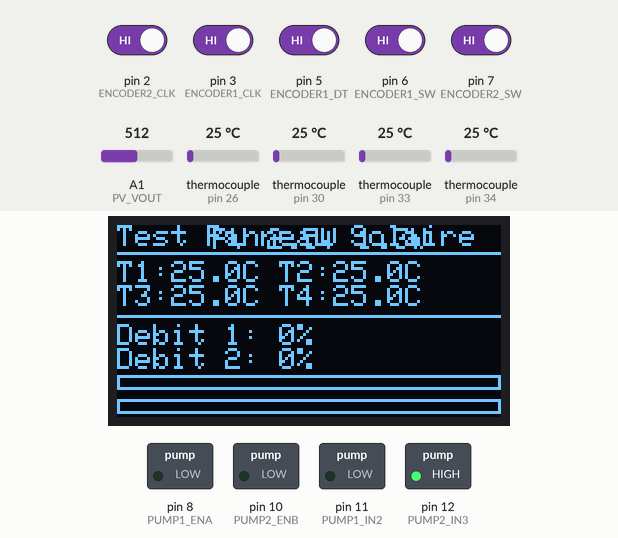
This sketch was run on a simulated Arduino Mega 2560, built with avr-gcc and run on an emulated ATmega2560. Shown: 128×64 one-colour display, switched loads named in the sketch (green lamp = pin HIGH). The test bench sets the inputs (shaded band); at power-on: pin 2 (ENCODER2_CLK), pin 3 (ENCODER1_CLK), pin 5 (ENCODER1_DT), pin 6 (ENCODER1_SW), pin 7 (ENCODER2_SW) HIGH, thermocouple (sensors on pin 26, pin 30, pin 33, pin 34) 25 °C, A1 (PV_VOUT) = 512. The local clock reads 2024-03-15 10:24:30 at power-on unless the sketch sets it; storage starts empty; pins used as bus, display or sensor lines are not drawn; what the sketch prints to the serial monitor is not drawn.

Above: at 3.3 s.
3.4 s: pin 3 (ENCODER1_CLK) driven LOW
At 5.1 s:
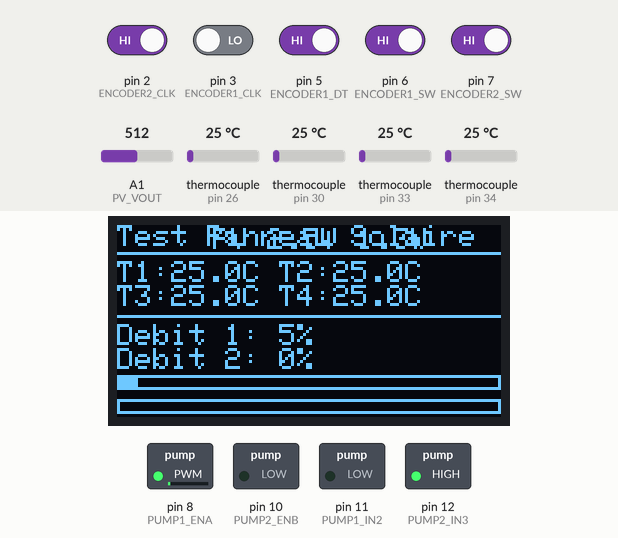
5.9 s: pin 6 (ENCODER1_SW) driven LOW
At 7.8 s:
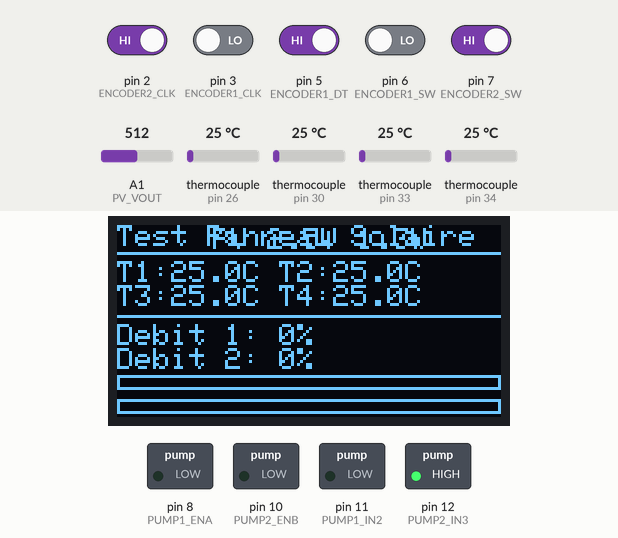
8.1 s: thermocouple (sensor on pin 26) set to 6 °C
At 9.6 s:
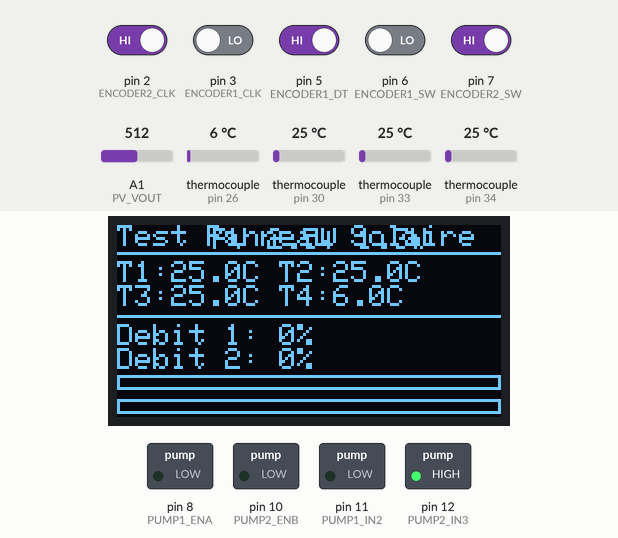
10.3 s: thermocouple (sensor on pin 30) set to 6 °C
At 12.2 s:
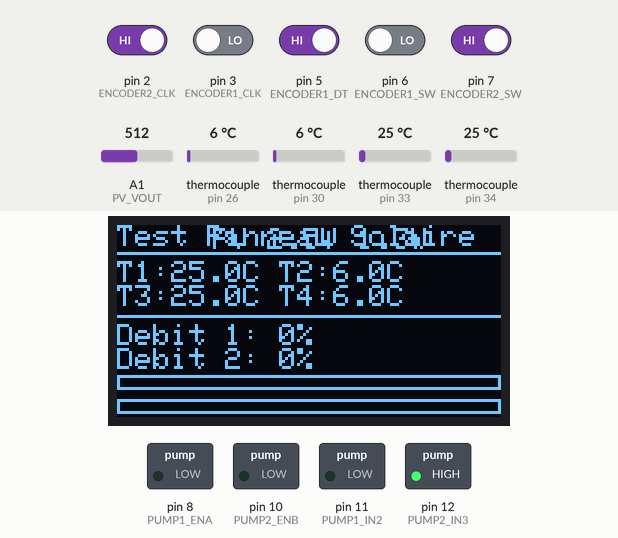
12.5 s: thermocouple (sensor on pin 33) set to 6 °C
At 14.0 s:
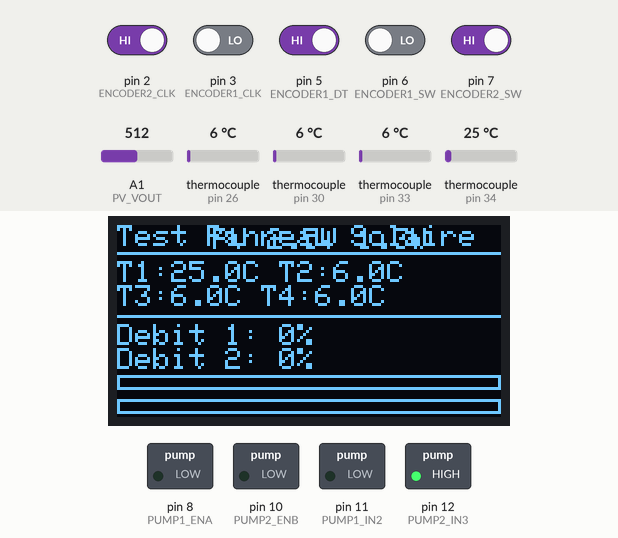
14.7 s: thermocouple (sensor on pin 34) set to 6 °C
At 16.7 s:
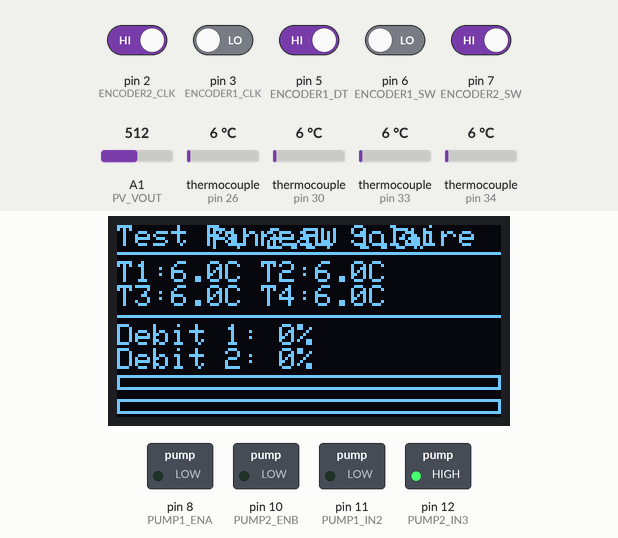
Timing chart, 0 to 17.9 s (numbered marks = the images above; inputs shaded):
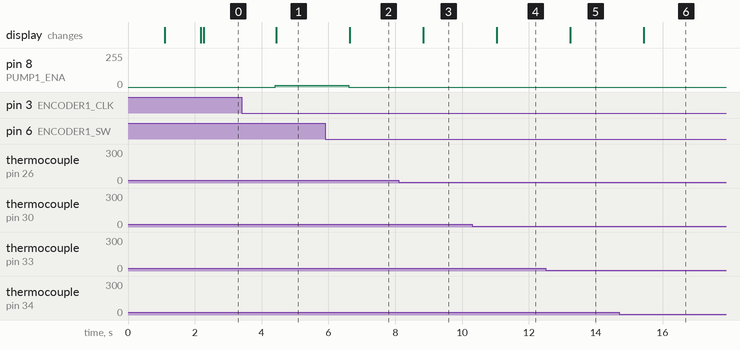

Measured:
- after the input at 3.4 s, pin 8 (PUMP1_ENA): 0/255 → 12/255 after 1.0 s; the display: changes after 1.0 s (image 1)
- after the input at 5.9 s, pin 8 (PUMP1_ENA): 12/255 → 0/255 after 0.70 s; the display: changes after 0.74 s (image 2)
- after the input at 8.1 s, the display: changes after 0.74 s (image 3)
- after the input at 10.3 s, the display: changes after 0.74 s (image 4)
- after the input at 12.5 s, the display: changes after 0.74 s (image 5)
- after the input at 14.7 s, the display: changes after 0.74 s (image 6)

The sketch:

boitier_test.ino
```cpp
/**
 * Projet_Solaire_Thermique - Boîtier de test pour panneau solaire thermique
 *
 * Ce programme permet de:
 * - Mesurer 4 températures avec des thermocouples K + modules MAX6675
 * - Lire et contrôler 2 débits via des encodeurs rotatifs KY-040
 * - Piloter 2 pompes DC via un driver L298N
 * - Afficher les valeurs sur un écran OLED I2C
 * - Enregistrer les données sur une carte SD
 * - Mesurer la tension et la puissance du panneau solaire
 *
 * Matériel: Arduino Mega 2560
 */

// Inclusion des bibliothèques système
#include <Arduino.h>
#include <SPI.h>
#include <Wire.h>
#include <RTClib.h>

// Inclusion des fichiers d'en-tête du projet
#include "hardware.h"
#include "sensors.h"
#include "pumps.h"
#include "encoders.h"
#include "display.h"
#include "sdlogger.h"
#include "power.h"

// Définition des constantes
#define SERIAL_BAUD 115200
#define LOG_INTERVAL 1000  // Intervalle d'enregistrement en ms (1s)

// Variables globales
unsigned long lastLogTime = 0;
RTC_DS3231 rtc;  // Instance de l'horloge RTC

// Fonction d'initialisation
void setup() {
  // Initialisation du port série
  Serial.begin(SERIAL_BAUD);
  Serial.println(F("Démarrage du système de test pour panneau solaire thermique..."));

  // Initialisation du matériel
  initHardware();

  // Initialisation des composants
  initSensors();
  initPumps();
  initEncoders();
  initPower();

  // Initialisation de l'affichage
  if (!initDisplay()) {
    Serial.println(F("Erreur d'initialisation de l'écran OLED"));
  }

  // Initialisation de la carte SD
  if (!initSDLogger()) {
    Serial.println(F("Erreur d'initialisation de la carte SD"));
  }

  // Initialisation de l'horloge RTC
  if (!rtc.begin()) {
    Serial.println(F("Horloge RTC non détectée"));
  } else if (rtc.lostPower()) {
    Serial.println(F("RTC a perdu l'alimentation, réglage de l'heure à la compilation"));
    rtc.adjust(DateTime(F(__DATE__), F(__TIME__)));
  }

  Serial.println(F("Initialisation terminée"));

  // Affichage initial
  updateDisplay();
}

// Boucle principale
void loop() {
  // Lecture des capteurs
  readAllTemperatures();

  // Mesure de la puissance
  managePower();

  // Mise à jour des encodeurs et des pompes
  updateEncoders();
  updatePumps();

  // Mise à jour de l'affichage
  updateDisplay();

  // Enregistrement périodique des données
  unsigned long currentMillis = millis();
  if (currentMillis - lastLogTime >= LOG_INTERVAL) {
    lastLogTime = currentMillis;

    // Obtention de l'horodatage
    String timestamp;
    DateTime now;

    if (rtc.begin()) {
      now = rtc.now();
      char dateTimeBuffer[20];
      sprintf(dateTimeBuffer, "%04d-%02d-%02d %02d:%02d:%02d",
              now.year(), now.month(), now.day(),
              now.hour(), now.minute(), now.second());
      timestamp = String(dateTimeBuffer);
    } else {
      // Utilisation de millis() si RTC non disponible
      timestamp = String(currentMillis / 1000);
    }

    // Enregistrement des données sur la carte SD
    logData(timestamp);

    // Affichage des données sur le port série (pour débogage)
    printSensorData();

    // Affichage des données de puissance
    Serial.print(F("Tension PV: "));
    Serial.print(getTensionPV());

    Serial.print(F("V, Puissance PV: "));
    Serial.print(getPuissancePV());
    Serial.println(F("W"));
  }

  // Courte pause pour éviter une utilisation excessive du processeur
  delay(1000);
}
```

display.cpp
```cpp
/**
 * display.cpp - Implémentation de la gestion de l'écran OLED
 */

 #include <Arduino.h>
 #include "hardware.h"
 #include "display.h"
 #include "sensors.h"
 #include "encoders.h"
 #include "power.h"

 // Instance de l'écran OLED
 Adafruit_SSD1306 display(SCREEN_WIDTH, SCREEN_HEIGHT, &Wire, OLED_RESET);

 /**
  * Initialise l'écran OLED
  * @return true si l'initialisation est réussie, false sinon
  */
 bool initDisplay() {
   // Initialisation de l'écran OLED
   if (!display.begin(SSD1306_SWITCHCAPVCC, OLED_ADDRESS)) {
     Serial.println(F("Échec d'initialisation de l'écran SSD1306"));
     return false;
   }

   // Configuration initiale de l'écran
   display.clearDisplay();
   display.setTextSize(1);
   display.setTextColor(SSD1306_WHITE);
   display.setCursor(0, 0);
   display.println(F("Boitier test solaire"));
   display.println(F("Initialisation..."));
   display.display();

   delay(1000);  // Pause pour afficher le message d'initialisation

   Serial.println(F("Écran OLED initialisé"));
   return true;
 }

 /**
  * Met à jour l'affichage avec les données actuelles
  */
 void updateDisplay() {
   display.clearDisplay();
   display.setTextSize(1);
   display.setTextColor(SSD1306_WHITE);
   display.setCursor(0, 0);

   // Affichage du titre
   display.println(F("Test Panneau Solaire"));
   display.drawLine(0, 9, display.width(), 9, SSD1306_WHITE);

   // Affichage des températures
   display.setCursor(0, 12);
   display.print(F("T1:"));
   display.print(temperatures[0], 1);
   display.print(F("C "));

   display.print(F("T2:"));
   display.print(temperatures[1], 1);
   display.println(F("C"));

   display.print(F("T3:"));
   display.print(temperatures[2], 1);
   display.print(F("C "));

   display.print(F("T4:"));
   display.print(temperatures[3], 1);
   display.println(F("C"));

   // Ligne de séparation
   display.drawLine(0, 30, display.width(), 30, SSD1306_WHITE);

   // Affichage des débits (valeurs des encodeurs)
   display.setCursor(0, 33);
   display.print(F("Debit 1: "));
   display.print(getEncoderValue(0));
   display.println(F("%"));

   display.print(F("Debit 2: "));
   display.print(getEncoderValue(1));
   display.println(F("%"));

   // Barre de progression pour le débit 1
   display.drawRect(0, 50, 128, 5, SSD1306_WHITE);
   int width1 = map(getEncoderValue(0), 0, 100, 0, 126);
   display.fillRect(1, 51, width1, 3, SSD1306_WHITE);

   // Barre de progression pour le débit 2
   display.drawRect(0, 58, 128, 5, SSD1306_WHITE);
   int width2 = map(getEncoderValue(1), 0, 100, 0, 126);
   display.fillRect(1, 59, width2, 3, SSD1306_WHITE);

   // Ajout des mesures de puissance
   if (tensionPV > 0) {
     display.setCursor(32, 1);
     display.print(F("PV:"));
     display.print(tensionPV, 1);
     display.print(F("V "));
     display.print(puissancePV, 1);
     display.print(F("W"));
   }

   // Mise à jour de l'affichage
   display.display();
 }

 /**
  * Affiche un message d'erreur sur l'écran
  * @param message Message d'erreur à afficher
  */
 void displayError(const char* message) {
   display.clearDisplay();
   display.setTextSize(1);
   display.setTextColor(SSD1306_WHITE);
   display.setCursor(0, 0);

   display.println(F("ERREUR:"));
   display.println();
   display.println(message);

   display.display();
 }
```

display.h
```cpp
/**
 * display.h - Gestion de l'affichage sur l'écran OLED
 */

 #ifndef DISPLAY_H
 #define DISPLAY_H

 #include <Adafruit_SSD1306.h>
 #include <Adafruit_GFX.h>

 // Prototypes des fonctions
 bool initDisplay();
 void updateDisplay();
 void displayError(const char* message);

 // Variable externe pour l'écran OLED
 extern Adafruit_SSD1306 display;

 #endif
```

encoders.cpp
```cpp
/**
 * encoders.cpp - Implémentation de la gestion des encodeurs
 */

 #include <Arduino.h>
 #include "hardware.h"
 #include "encoders.h"
 #include "pumps.h"

 // Tableau pour stocker les valeurs actuelles des encodeurs (0-100%)
 volatile uint8_t encoderValues[NUM_ENCODERS] = {0, 0};

 // Variables pour stocker l'état précédent des encodeurs
 volatile uint8_t lastEncoderState[NUM_ENCODERS] = {0, 0};
 volatile unsigned long lastDebounceTime[NUM_ENCODERS] = {0, 0};
 const unsigned long debounceDelay = 5;  // Délai anti-rebond en ms

 // Déclaration des fonctions d'interruption
 void encoder1ISR();
 void encoder2ISR();

 /**
  * Initialise les encodeurs et attache les interruptions
  */
 void initEncoders() {
   // Configuration des broches (déjà fait dans hardware.cpp)

   // Lecture de l'état initial des encodeurs
   lastEncoderState[0] = digitalRead(ENCODER1_CLK);
   lastEncoderState[1] = digitalRead(ENCODER2_CLK);

   // Attacher les interruptions (corrigé: on passe la référence, pas l'appel)
   attachInterrupt(digitalPinToInterrupt(ENCODER1_CLK), encoder1ISR, CHANGE);
   attachInterrupt(digitalPinToInterrupt(ENCODER2_CLK), encoder2ISR, CHANGE);

   Serial.println(F("Encodeurs initialisés"));
 }

 /**
  * Fonction d'interruption pour l'encodeur 1
  */
 void encoder1ISR() {
   unsigned long currentTime = millis();
   if (currentTime - lastDebounceTime[0] > debounceDelay) {
     uint8_t currentState = digitalRead(ENCODER1_CLK);
     if (currentState != lastEncoderState[0]) {
       // Si le changement d'état est détecté
       if (digitalRead(ENCODER1_DT) != currentState) {
         // Rotation dans le sens horaire
         if (encoderValues[0] < ENCODER_MAX_VALUE) {
           encoderValues[0] += ENCODER_STEP_VALUE;
           if (encoderValues[0] > ENCODER_MAX_VALUE) {
             encoderValues[0] = ENCODER_MAX_VALUE;
           }
         }
       } else {
         // Rotation dans le sens anti-horaire
         if (encoderValues[0] > ENCODER_MIN_VALUE) {
           encoderValues[0] -= ENCODER_STEP_VALUE;
           if (encoderValues[0] < ENCODER_MIN_VALUE || encoderValues[0] > 200) { // Détection de débordement
             encoderValues[0] = ENCODER_MIN_VALUE;
           }
         }
       }
       lastEncoderState[0] = currentState;
     }
     lastDebounceTime[0] = currentTime;
   }
 }

 /**
  * Fonction d'interruption pour l'encodeur 2
  */
 void encoder2ISR() {
   unsigned long currentTime = millis();
   if (currentTime - lastDebounceTime[1] > debounceDelay) {
     uint8_t currentState = digitalRead(ENCODER2_CLK);
     if (currentState != lastEncoderState[1]) {
       // Si le changement d'état est détecté
       if (digitalRead(ENCODER2_DT) != currentState) {
         // Rotation dans le sens horaire
         if (encoderValues[1] < ENCODER_MAX_VALUE) {
           encoderValues[1] += ENCODER_STEP_VALUE;
           if (encoderValues[1] > ENCODER_MAX_VALUE) {
             encoderValues[1] = ENCODER_MAX_VALUE;
           }
         }
       } else {
         // Rotation dans le sens anti-horaire
         if (encoderValues[1] > ENCODER_MIN_VALUE) {
           encoderValues[1] -= ENCODER_STEP_VALUE;
           if (encoderValues[1] < ENCODER_MIN_VALUE || encoderValues[1] > 200) { // Détection de débordement
             encoderValues[1] = ENCODER_MIN_VALUE;
           }
         }
       }
       lastEncoderState[1] = currentState;
     }
     lastDebounceTime[1] = currentTime;
   }
 }

 /**
  * Met à jour les pompes en fonction des valeurs des encodeurs
  * Cette fonction doit être appelée régulièrement dans la boucle principale
  */
 void updateEncoders() {
   // Lecture de l'état des boutons des encodeurs
   static bool lastButtonState1 = HIGH;
   static bool lastButtonState2 = HIGH;

   bool buttonState1 = digitalRead(ENCODER1_SW);
   bool buttonState2 = digitalRead(ENCODER2_SW);

   // Détection d'appui sur le bouton de l'encodeur 1
   if (buttonState1 == LOW && lastButtonState1 == HIGH) {
     // Reset de la valeur à 0
     encoderValues[0] = 0;
     Serial.println(F("Encodeur 1 remis à zéro"));
   }
   lastButtonState1 = buttonState1;

   // Détection d'appui sur le bouton de l'encodeur 2
   if (buttonState2 == LOW && lastButtonState2 == HIGH) {
     // Reset de la valeur à 0
     encoderValues[1] = 0;
     Serial.println(F("Encodeur 2 remis à zéro"));
   }
   lastButtonState2 = buttonState2;

   // Mise à jour des vitesses des pompes en fonction des valeurs des encodeurs
   // Conversion de 0-100% à 0-255 pour le PWM
   uint8_t pump1Speed = map(encoderValues[0], 0, 100, 0, 255);
   uint8_t pump2Speed = map(encoderValues[1], 0, 100, 0, 255);

   setPumpSpeed(0, pump1Speed);
   setPumpSpeed(1, pump2Speed);
 }

 /**
  * Retourne la valeur actuelle d'un encodeur
  * @param encoderIndex Index de l'encodeur (0 ou 1)
  * @return Valeur actuelle en pourcentage (0-100%)
  */
 uint8_t getEncoderValue(uint8_t encoderIndex) {
   if (encoderIndex < NUM_ENCODERS) {
     return encoderValues[encoderIndex];
   }
   return 0;
 }

 /**
  * Définit la valeur d'un encodeur
  * @param encoderIndex Index de l'encodeur (0 ou 1)
  * @param value Nouvelle valeur (0-100%)
  */
 void setEncoderValue(uint8_t encoderIndex, uint8_t value) {
   if (encoderIndex < NUM_ENCODERS) {
     // Limitation aux bornes min/max
     if (value > ENCODER_MAX_VALUE) {
       value = ENCODER_MAX_VALUE;
     }

     encoderValues[encoderIndex] = value;

     // Mise à jour immédiate de la pompe correspondante
     uint8_t pumpSpeed = map(value, 0, 100, 0, 255);
     setPumpSpeed(encoderIndex, pumpSpeed);
   }
 }
```

encoders.h
```cpp
/**
 * encoders.h - Gestion des encodeurs rotatifs KY-040
 */

#ifndef ENCODERS_H
#define ENCODERS_H

#include <Arduino.h>

// Nombre d'encodeurs
#define NUM_ENCODERS 2

// Valeurs min/max pour les encodeurs (0-100%)
#define ENCODER_MIN_VALUE 0
#define ENCODER_MAX_VALUE 100
#define ENCODER_STEP_VALUE 5  // Incrément par pas d'encodeur

// Prototypes des fonctions
void initEncoders();
void updateEncoders();
uint8_t getEncoderValue(uint8_t encoderIndex);
void setEncoderValue(uint8_t encoderIndex, uint8_t value);

// Variables externes pour les valeurs des encodeurs
extern volatile uint8_t encoderValues[NUM_ENCODERS];

#endif
```

hardware.cpp
```cpp
/**
 * hardware.cpp - Implémentation des fonctions d'initialisation matérielle
 */

#include <Arduino.h>
#include "hardware.h"
#include <SPI.h>


/**
 * Initialise toutes les broches et le matériel de base
 */
void initHardware() {
  // Initialisation des broches du bus SPI
  pinMode(SENSORS_SCK, OUTPUT);
  pinMode(SENSORS_MISO, INPUT);

  // Initialisation des broches CS pour les modules MAX6675
  pinMode(SENSORS1_CS, OUTPUT);
  pinMode(SENSORS2_CS, OUTPUT);
  pinMode(SENSORS3_CS, OUTPUT);
  pinMode(SENSORS4_CS, OUTPUT);

  // Désactivation initiale des SENSORSs (CS à HIGH)
  digitalWrite(SENSORS1_CS, HIGH);
  digitalWrite(SENSORS2_CS, HIGH);
  digitalWrite(SENSORS3_CS, HIGH);
  digitalWrite(SENSORS4_CS, HIGH);

  // Initialisation des broches des encodeurs
  pinMode(ENCODER1_CLK, INPUT_PULLUP);
  pinMode(ENCODER1_DT, INPUT_PULLUP);
  pinMode(ENCODER1_SW, INPUT_PULLUP);
  pinMode(ENCODER2_CLK, INPUT_PULLUP);
  pinMode(ENCODER2_DT, INPUT_PULLUP);
  pinMode(ENCODER2_SW, INPUT_PULLUP);

  // Initialisation des broches du driver de moteur L298N
  pinMode(PUMP1_ENA, OUTPUT);
  pinMode(PUMP1_IN1, OUTPUT);
  pinMode(PUMP1_IN2, OUTPUT);
  pinMode(PUMP2_ENB, OUTPUT);
  pinMode(PUMP2_IN3, OUTPUT);
  pinMode(PUMP2_IN4, OUTPUT);

  // Configuration initiale des moteurs à l'arrêt
  digitalWrite(PUMP1_IN1, LOW);
  digitalWrite(PUMP1_IN2, LOW);
  analogWrite(PUMP1_ENA, 0);
  digitalWrite(PUMP2_IN3, LOW);
  digitalWrite(PUMP2_IN4, LOW);
  analogWrite(PUMP2_ENB, 0);

  // Initialisation de la broche CS pour la carte SD
  pinMode(SD_CS, OUTPUT);
  digitalWrite(SD_CS, HIGH);

  // Initialisation du bus I2C (pour l'OLED)
  Wire.begin();

  // Initialisation du bus SPI
  SPI.begin();

  Serial.println(F("Matériel initialisé"));
}
```

hardware.h
```cpp
/**
 * hardware.h - Définition des constantes et des broches pour le projet
 */

 #ifndef HARDWARE_H
 #define HARDWARE_H
 #include <Wire.h>

 // Configuration des broches pour les modules MAX6675 (CAPTEURS)
 // Chaque module MAX6675 nécessite 3 broches: CS, SCK, MISO
 // SCK et MISO sont partagés sur la bus SPI
 #define SENSORS_SCK 27  // Broche SCK partagée pour les capteurs
 #define SENSORS_MISO 25 // Broche MISO partagée pour les capteurs
 #define SENSORS1_CS 26  // Broche CS pour SENSORS 1
 #define SENSORS2_CS 30  // Broche CS pour SENSORS 2
 #define SENSORS3_CS 33  // Broche CS pour SENSORS 3
 #define SENSORS4_CS 36  // Broche CS pour SENSORS 4

 // Configuration des broches pour les encodeurs rotatifs KY-040
 #define ENCODER1_CLK 3  // Broche CLK de l'encodeur 1 (interrupt)
 #define ENCODER1_DT 5   // Broche DT de l'encodeur 1
 #define ENCODER1_SW 6   // Broche SW (bouton) de l'encodeur 1
 #define ENCODER2_CLK 2 // Broche CLK de l'encodeur 2 (interrupt)
 #define ENCODER2_DT 4  // Broche DT de l'encodeur 2
 #define ENCODER2_SW 7  // Broche SW (bouton) de l'encodeur 2

 // Configuration des broches pour le driver de moteur L298N
 #define PUMP1_ENA 8    // Broche PWM pour la vitesse de la pompe 1
 #define PUMP1_IN1 51    // Broche de contrôle 1 pour la pompe 1
 #define PUMP1_IN2 11   // Broche de contrôle 2 pour la pompe 1
 #define PUMP2_ENB 10   // Broche PWM pour la vitesse de la pompe 2
 #define PUMP2_IN3 12   // Broche de contrôle 1 pour la pompe 2
 #define PUMP2_IN4 51   // Broche de contrôle 2 pour la pompe 2 (corrigé Pump2 -> PUMP2)

 // Configuration des broches pour l'écran OLED I2C
 // Utilise les broches SDA et SCL standard de l'Arduino Mega
 #define OLED_RESET -1   // Partage reset avec Arduino
 #define SCREEN_WIDTH 128 // Largeur de l'écran OLED en pixels
 #define SCREEN_HEIGHT 64 // Hauteur de l'écran OLED en pixels
 #define OLED_ADDRESS 0x3C // Adresse I2C de l'écran OLED (généralement 0x3C ou 0x3D)

 // Configuration des broches pour le module carte SD
 #define SD_CS 53        // Broche CS pour la carte SD

 // Configuration des broches pour mesurer les tensions (pour power.cpp)
 #define PV_VOUT A1      // Tension du panneau solaire


 // Autres constantes
 #define PWM_MIN 0       // Valeur PWM minimale
 #define PWM_MAX 255     // Valeur PWM maximale
 #define ENCODER_STEPS 20 // Nombre de pas pour un tour complet de l'encodeur

 // Prototypes des fonctions
 void initHardware();

 #endif
```

power.cpp
```cpp
#include "hardware.h"
#include <Arduino.h>
//Déclarations de fonctions
void initPower();
void managePower();
float getTensionPV();

float getPuissancePV();

//Variables globales
float tensionPV = 0;
float puissancePV = 0;

void initPower() {
  pinMode(PV_VOUT, INPUT);

}

void managePower() {
  tensionPV = analogRead(PV_VOUT) * (5.0 / 1023.0) ;  // Suppose diviseur 1:5

  puissancePV = tensionPV * 0.5; // Si courant constant estimé à 0.5 A
}

float getTensionPV() {
  return tensionPV;
}

float getPuissancePV() {
  return puissancePV;
}
```

power.h
```cpp
/**
 * power.h - Gestion de la puissance et des tensions
 */

#ifndef POWER_H
#define POWER_H

#include <Arduino.h>

// Prototypes des fonctions
void initPower();
void managePower();
float getTensionPV();
float getTensionRegulee();
float getPuissancePV();

// Variables externes
extern float tensionPV;
extern float tensionRegulee;
extern float puissancePV;

#endif
```

Source omitted: pumps.cpp (1960 bytes), pumps.h (415 bytes), sdlogger.cpp (2748 bytes), sdlogger.h (341 bytes), sensors.cpp (1923 bytes), sensors.h (518 bytes)
